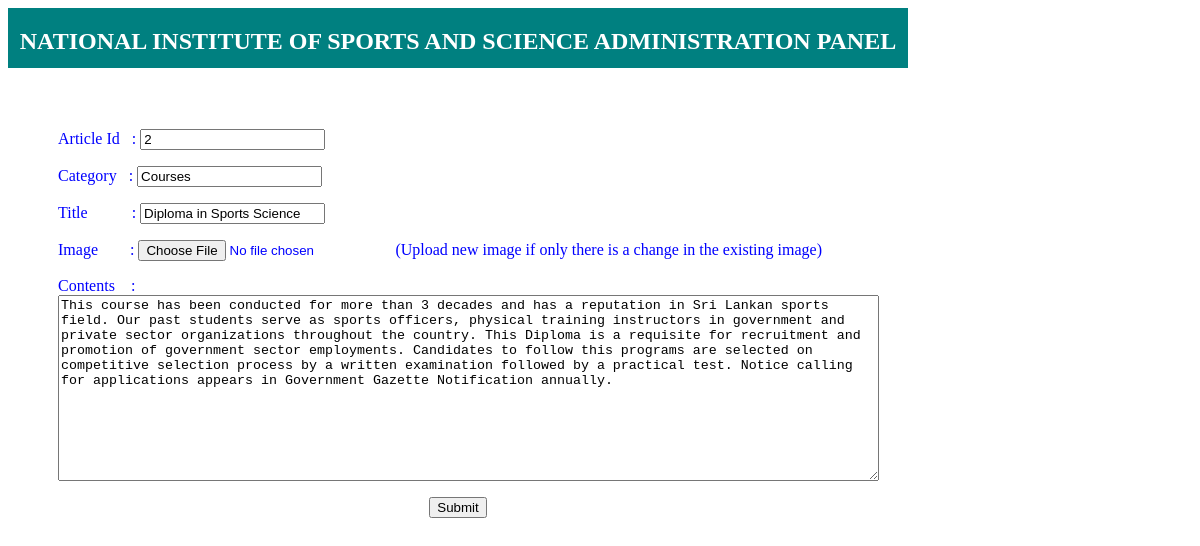
The app's page /edit_article.php?id=2 (signed in) with its own data.
### tables this page shows
CREATE TABLE `articles` (
  `id` int(6) NOT NULL,
  `title` varchar(200) NOT NULL,
  `image` varchar(40) NOT NULL,
  `contents` text NOT NULL,
  `category` varchar(20) NOT NULL
);

### edit_article.php (the view, shortened to what this page needs)
<?php
$con = mysql_connect("localhost","root","");
?>
<!DOCTYPE html PUBLIC "-//W3C//DTD XHTML 1.0 Transitional//EN" "http://www.w3.org/TR/xhtml1/DTD/xhtml1-transitional.dtd">
<html xmlns="http://www.w3.org/1999/xhtml">
<head>
<link href="admin_style.css" rel="stylesheet" type="text/css" />
</head>
<body>
<div id="hold">
<div id="top">
<h2 align="center">NATIONAL INSTITUTE OF SPORTS AND SCIENCE ADMINISTRATION PANEL</h2>
</div>
<div id="log"> </div>
<div id="work_area">
<?php
if(isset($_GET['id']))
{
$id=$_GET['id'];
$qry=mysql_query("SELECT * FROM articles WHERE id=$id", $con);
$row=mysql_fetch_array($qry);
}
?>
<form action="article_edited.php" method="post" enctype="multipart/form-data" name="form1" id="form1">
<p>Article Id &nbsp;&nbsp;:
<input type="text" name="id" id="idd" value="<?php echo $row['id']; ?>" />
</p>
<p>Category &nbsp;&nbsp;:
<input type="text" name="category" id="category" value="<?php echo $row['category']; ?>" />
</p>
<p>Title &nbsp;&nbsp;&nbsp;&nbsp;&nbsp;&nbsp;&nbsp;&nbsp;&nbsp;&nbsp;:
<input type="text" name="title" id="title" value="<?php echo $row['title']; ?>" />
</p>
<p>Image&nbsp;&nbsp;&nbsp;&nbsp;&nbsp;&nbsp;&nbsp; :
<input type="file" name="image" id="image" />
(Upload new image if only there is a change in the existing image)</p>
<p>Contents &nbsp;&nbsp;&nbsp;:
<textarea name="contents" id="contents" cols="100" rows="12" ><?php echo $row['contents']; ?></textarea>
</p>
<p align="center">
<input type="submit" name="Submit" id="Submit" value="Submit" />
</p>
</form>
</div>
</div>
</body>
</html>

### admin_style.css (style rules this page uses)
#hold { float: left; height: 500px; width: 900px; position: relative; }
#top { float: left; height: 60px; width: 900px; position: relative; background-color: #008080; }
#log { height: 25px; width: 900px; float: left; position: relative; }
#hold #top h2 { color: #EE4902; }
#hold #top h2 { color: #000; }
#hold #top h2 { color: #FFF; }
#work_area { float: left; width: 800px; position: relative; padding-top: 20px; padding-left: 50px; }
#hold #work_area #form1 p { color: #0000FF; }
#hold #work_area p { color: #0000FF; }
#hold #work_area #form1 { color: #0000FF; }

### records on screen
articles: id "2", category "Courses", title "Diploma in Sports Science", contents "This course has been conducted for more than 3 decades and has a reputation in Sri Lankan sports field. Our past students serve as sports officers, physical training instructors in government and private sector organizations throughout the country. This Diploma is a requisite for recruitment and promotion of government sector employments. Candidates to follow this programs are selected on competitive selection process by a written examination followed by a practical test. Notice calling for applications appears in Government Gazette Notification annually."
